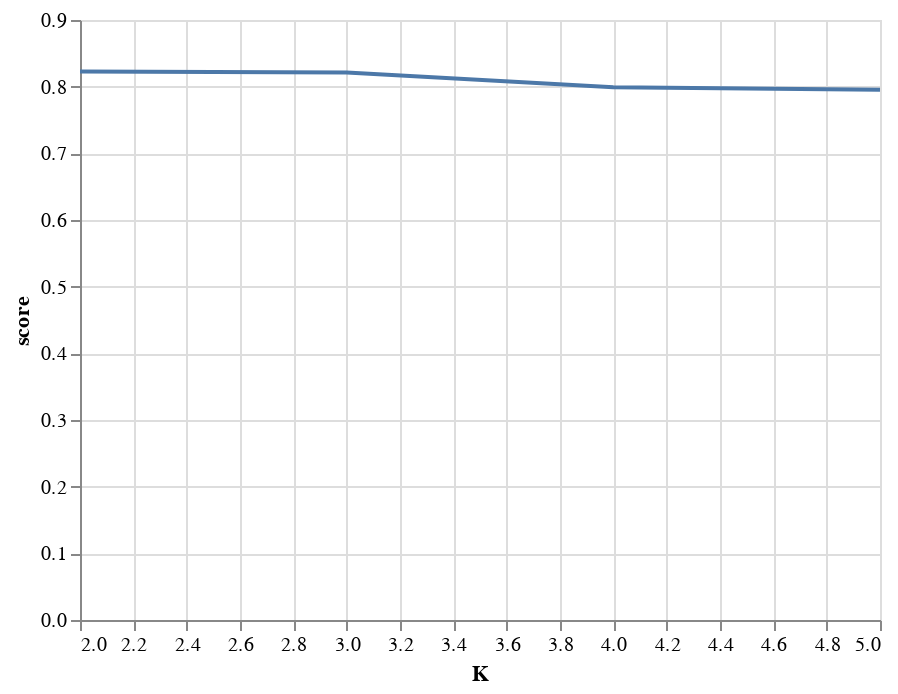

Notebook code cell kept with this figure:
### Markdown cell above
### Pandas + Altair style!

### Code cell
#Setup arrays to store training and test accuracies
neighbors = np.arange(2,6)
accuracy = np.empty(len(neighbors))

results = []

for i,k in enumerate(neighbors):
    
    #This is a new instance 
    knn = KNeighborsClassifier(n_neighbors=k)
    
    #testing out printing some info
#     print("k= ", k, knn.get_params(), id(knn))
    #Fit the model
    knn.fit(low_dim, labels)
    
    #Compute accuracy
    score = knn.score(low_dim, labels)
    
    #list of dictionaries
    #each item has a 'score' and 'k' field
    #it lets us know the accuracy at each number of k
    results.append({"score": score, "K": k})
    
#REALLY easy to turn a list of dictionaries into a pandas dataframe
#Keep this in mind :)
df = pd.DataFrame(results)

import altair as alt 

alt.Chart(df).mark_line().encode(
    x="K",
    y="score"
)

### Figure 1 — Vega-Lite specification as saved in the notebook (floating-point values rounded to 4 significant figures)
{"config": {"view": {"continuousWidth": 400, "continuousHeight": 300}}, "data": {"name": "data-5089e2d2f93a82560ca41f201e089311"}, "mark": "line", "encoding": {"x": {"type": "quantitative", "field": "K"}, "y": {"type": "quantitative", "field": "score"}}, "$schema": "https://vega.github.io/schema/vega-lite/v4.8.1.json", "datasets": {"data-5089e2d2f93a82560ca41f201e089311": [{"score": 0.8227, "K": 2}, {"score": 0.8214, "K": 3}, {"score": 0.7992, "K": 4}, {"score": 0.7953, "K": 5}]}}
